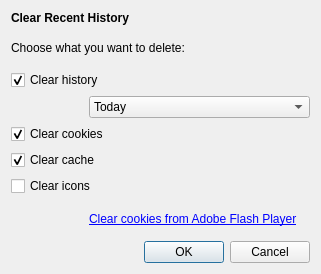
<?xml version="1.0" encoding="UTF-8"?>
<ui version="4.0">
 <class>ClearPrivateData</class>
 <widget class="QDialog" name="ClearPrivateData">
  <property name="geometry">
   <rect>
    <x>0</x>
    <y>0</y>
    <width>321</width>
    <height>274</height>
   </rect>
  </property>
  <property name="windowTitle">
   <string>Clear Recent History</string>
  </property>
  <property name="windowIcon">
   <iconset resource="../data/icons.qrc">
    <normaloff>:/icons/qupzilla.png</normaloff>:/icons/qupzilla.png</iconset>
  </property>
  <layout class="QGridLayout" name="gridLayout">
   <item row="1" column="0" colspan="3">
    <widget class="QLabel" name="label_2">
     <property name="text">
      <string>Choose what you want to delete:</string>
     </property>
    </widget>
   </item>
   <item row="2" column="0" colspan="2">
    <widget class="QCheckBox" name="history">
     <property name="text">
      <string>Clear history</string>
     </property>
     <property name="checked">
      <bool>true</bool>
     </property>
    </widget>
   </item>
   <item row="4" column="0" colspan="2">
    <widget class="QCheckBox" name="cookies">
     <property name="text">
      <string>Clear cookies</string>
     </property>
     <property name="checked">
      <bool>true</bool>
     </property>
    </widget>
   </item>
   <item row="5" column="0" colspan="2">
    <widget class="QCheckBox" name="cache">
     <property name="text">
      <string>Clear cache</string>
     </property>
     <property name="checked">
      <bool>true</bool>
     </property>
    </widget>
   </item>
   <item row="6" column="0" colspan="2">
    <widget class="QCheckBox" name="icons">
     <property name="text">
      <string>Clear icons</string>
     </property>
    </widget>
   </item>
   <item row="7" column="1">
    <widget class="QLabel" name="label">
     <property name="styleSheet">
      <string notr="true">color: blue; text-decoration: underline;</string>
     </property>
     <property name="text">
      <string>Clear cookies from Adobe Flash Player</string>
     </property>
    </widget>
   </item>
   <item row="8" column="1" colspan="2">
    <widget class="QDialogButtonBox" name="buttonBox">
     <property name="orientation">
      <enum>Qt::Horizontal</enum>
     </property>
     <property name="standardButtons">
      <set>QDialogButtonBox::Cancel|QDialogButtonBox::Ok</set>
     </property>
    </widget>
   </item>
   <item row="0" column="0" colspan="2">
    <widget class="QLabel" name="label_3">
     <property name="text">
      <string>&lt;b&gt;Clear Recent History&lt;/b&gt;</string>
     </property>
    </widget>
   </item>
   <item row="0" column="2">
    <widget class="QLabel" name="icon">
     <property name="sizePolicy">
      <sizepolicy hsizetype="Fixed" vsizetype="Fixed">
       <horstretch>0</horstretch>
       <verstretch>0</verstretch>
      </sizepolicy>
     </property>
     <property name="text">
      <string/>
     </property>
     <property name="pixmap">
      <pixmap resource="../data/icons.qrc">:/icons/preferences/applications-system.png</pixmap>
     </property>
    </widget>
   </item>
   <item row="3" column="1" colspan="2">
    <widget class="QComboBox" name="historyLength">
     <item>
      <property name="text">
       <string>Today</string>
      </property>
     </item>
     <item>
      <property name="text">
       <string>Week</string>
      </property>
     </item>
     <item>
      <property name="text">
       <string>Month</string>
      </property>
     </item>
     <item>
      <property name="text">
       <string>All</string>
      </property>
     </item>
    </widget>
   </item>
   <item row="3" column="0">
    <spacer name="horizontalSpacer">
     <property name="orientation">
      <enum>Qt::Horizontal</enum>
     </property>
     <property name="sizeHint" stdset="0">
      <size>
       <width>40</width>
       <height>20</height>
      </size>
     </property>
    </spacer>
   </item>
  </layout>
 </widget>
 <resources>
  <include location="../data/icons.qrc"/>
 </resources>
 <connections>
  <connection>
   <sender>buttonBox</sender>
   <signal>accepted()</signal>
   <receiver>ClearPrivateData</receiver>
   <slot>accept()</slot>
   <hints>
    <hint type="sourcelabel">
     <x>248</x>
     <y>254</y>
    </hint>
    <hint type="destinationlabel">
     <x>157</x>
     <y>274</y>
    </hint>
   </hints>
  </connection>
  <connection>
   <sender>buttonBox</sender>
   <signal>rejected()</signal>
   <receiver>ClearPrivateData</receiver>
   <slot>reject()</slot>
   <hints>
    <hint type="sourcelabel">
     <x>316</x>
     <y>260</y>
    </hint>
    <hint type="destinationlabel">
     <x>286</x>
     <y>274</y>
    </hint>
   </hints>
  </connection>
 </connections>
</ui>
